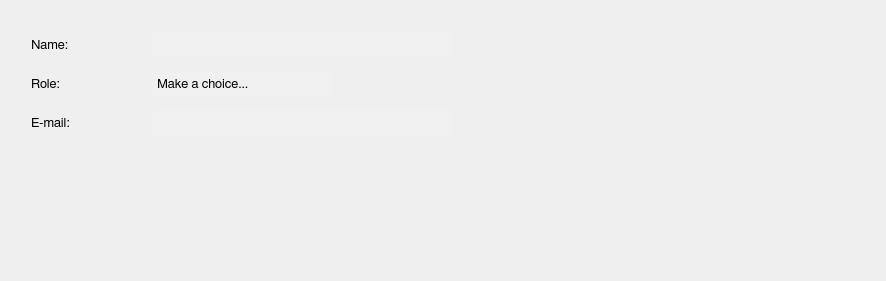
          <widget class="QWidget" name="tabWidgetPage2">
           <attribute name="title">
            <string>Contact Information</string>
           </attribute>
           <layout class="QGridLayout" name="gridLayout_6">
            <item row="2" column="2">
             <spacer name="verticalSpacer_3">
              <property name="orientation">
               <enum>Qt::Vertical</enum>
              </property>
              <property name="sizeHint" stdset="0">
               <size>
                <width>20</width>
                <height>134</height>
               </size>
              </property>
             </spacer>
            </item>
            <item row="1" column="3">
             <spacer name="horizontalSpacer_28">
              <property name="orientation">
               <enum>Qt::Horizontal</enum>
              </property>
              <property name="sizeHint" stdset="0">
               <size>
                <width>382</width>
                <height>20</height>
               </size>
              </property>
             </spacer>
            </item>
            <item row="1" column="0">
             <spacer name="horizontalSpacer_116">
              <property name="orientation">
               <enum>Qt::Horizontal</enum>
              </property>
              <property name="sizeType">
               <enum>QSizePolicy::Fixed</enum>
              </property>
              <property name="sizeHint" stdset="0">
               <size>
                <width>20</width>
                <height>20</height>
               </size>
              </property>
             </spacer>
            </item>
            <item row="1" column="1" colspan="2">
             <layout class="QVBoxLayout" name="verticalLayout_42">
              <property name="spacing">
               <number>12</number>
              </property>
              <item>
               <layout class="QHBoxLayout" name="horizontalLayout_53">
                <item>
                 <widget class="QLabel" name="label">
                  <property name="minimumSize">
                   <size>
                    <width>110</width>
                    <height>27</height>
                   </size>
                  </property>
                  <property name="maximumSize">
                   <size>
                    <width>110</width>
                    <height>27</height>
                   </size>
                  </property>
                  <property name="font">
                   <font>
                    <family>FreeSans</family>
                    <pointsize>10</pointsize>
                    <weight>50</weight>
                    <bold>false</bold>
                    <stylestrategy>PreferAntialias</stylestrategy>
                    <kerning>true</kerning>
                   </font>
                  </property>
                  <property name="text">
                   <string>Name:</string>
                  </property>
                 </widget>
                </item>
                <item>
                 <widget class="QLineEdit" name="contactNameLine">
                  <property name="minimumSize">
                   <size>
                    <width>300</width>
                    <height>27</height>
                   </size>
                  </property>
                  <property name="maximumSize">
                   <size>
                    <width>300</width>
                    <height>27</height>
                   </size>
                  </property>
                  <property name="font">
                   <font>
                    <family>FreeSans</family>
                    <pointsize>10</pointsize>
                    <weight>50</weight>
                    <bold>false</bold>
                    <stylestrategy>PreferAntialias</stylestrategy>
                   </font>
                  </property>
                  <property name="styleSheet">
                   <string notr="true">QLineEdit {
	border-radius: 3px;
   padding: 1px 4px 1px 4px;
	background-color:  rgb(240, 240, 240);
}</string>
                  </property>
                  <property name="frame">
                   <bool>false</bool>
                  </property>
                 </widget>
                </item>
                <item>
                 <spacer name="horizontalSpacer_113">
                  <property name="orientation">
                   <enum>Qt::Horizontal</enum>
                  </property>
                  <property name="sizeHint" stdset="0">
                   <size>
                    <width>40</width>
                    <height>20</height>
                   </size>
                  </property>
                 </spacer>
                </item>
               </layout>
              </item>
              <item>
               <layout class="QHBoxLayout" name="horizontalLayout_79">
                <item>
                 <widget class="QLabel" name="label_10">
                  <property name="minimumSize">
                   <size>
                    <width>110</width>
                    <height>27</height>
                   </size>
                  </property>
                  <property name="maximumSize">
                   <size>
                    <width>110</width>
                    <height>27</height>
                   </size>
                  </property>
                  <property name="font">
                   <font>
                    <family>FreeSans</family>
                    <pointsize>10</pointsize>
                    <weight>50</weight>
                    <bold>false</bold>
                    <stylestrategy>PreferAntialias</stylestrategy>
                    <kerning>true</kerning>
                   </font>
                  </property>
                  <property name="text">
                   <string>Role:</string>
                  </property>
                 </widget>
                </item>
                <item>
                 <widget class="QComboBox" name="contactRoleBox">
                  <property name="minimumSize">
                   <size>
                    <width>180</width>
                    <height>27</height>
                   </size>
                  </property>
                  <property name="maximumSize">
                   <size>
                    <width>180</width>
                    <height>27</height>
                   </size>
                  </property>
                  <property name="font">
                   <font>
                    <family>FreeSans</family>
                    <pointsize>10</pointsize>
                    <weight>50</weight>
                    <bold>false</bold>
                    <stylestrategy>PreferAntialias</stylestrategy>
                   </font>
                  </property>
                  <property name="styleSheet">
                   <string notr="true">QComboBox {
	border-radius: 3px;
   padding: 1px 4px 1px 4px;
	background-color:  rgb(240, 240, 240);
}

QComboBox::drop-down {
    subcontrol-origin: padding;
    subcontrol-position: top right;
    width: 27px;
    border-top-right-radius: 3px;
    border-bottom-right-radius: 3px;
}

QComboBox::drop-down:hover {
    subcontrol-origin: padding;
    subcontrol-position: top right;
    width: 27px;
    border-left-width: 1px;
    border-left-color: darkgray;
    border-left-style: solid;
    border-top-right-radius: 3px;
    border-bottom-right-radius: 3px;
}

QComboBox::down-arrow {
    image: url(icons/arrow_down.png);
	width: 18px;
	height: 18px;
}

QComboBox::down-arrow:on {
    top: 1px;
    left: 1px;
}

QComboBox QAbstractItemView {
	background-color: rgb(240,240,240);
	selection-color: blue;
    padding: 1px 4px 1px 1px 1px
}</string>
                  </property>
                  <property name="frame">
                   <bool>false</bool>
                  </property>
                  <item>
                   <property name="text">
                    <string>Make a choice...</string>
                   </property>
                  </item>
                  <item>
                   <property name="text">
                    <string>Flight Manager</string>
                   </property>
                  </item>
                  <item>
                   <property name="text">
                    <string>Mission Scientist</string>
                   </property>
                  </item>
                  <item>
                   <property name="text">
                    <string>Other</string>
                   </property>
                  </item>
                  <item>
                   <property name="text">
                    <string>Pilot</string>
                   </property>
                  </item>
                  <item>
                   <property name="text">
                    <string>Scientist</string>
                   </property>
                  </item>
                 </widget>
                </item>
                <item>
                 <spacer name="horizontalSpacer_90">
                  <property name="orientation">
                   <enum>Qt::Horizontal</enum>
                  </property>
                  <property name="sizeHint" stdset="0">
                   <size>
                    <width>40</width>
                    <height>20</height>
                   </size>
                  </property>
                 </spacer>
                </item>
               </layout>
              </item>
              <item>
               <layout class="QHBoxLayout" name="horizontalLayout_80">
                <item>
                 <widget class="QLabel" name="label_11">
                  <property name="minimumSize">
                   <size>
                    <width>110</width>
                    <height>27</height>
                   </size>
                  </property>
                  <property name="maximumSize">
                   <size>
                    <width>110</width>
                    <height>27</height>
                   </size>
                  </property>
                  <property name="font">
                   <font>
                    <family>FreeSans</family>
                    <pointsize>10</pointsize>
                    <weight>50</weight>
                    <bold>false</bold>
                    <stylestrategy>PreferAntialias</stylestrategy>
                    <kerning>true</kerning>
                   </font>
                  </property>
                  <property name="text">
                   <string>E-mail:</string>
                  </property>
                 </widget>
                </item>
                <item>
                 <widget class="QLineEdit" name="contactEmailLine">
                  <property name="sizePolicy">
                   <sizepolicy hsizetype="Expanding" vsizetype="Fixed">
                    <horstretch>0</horstretch>
                    <verstretch>0</verstretch>
                   </sizepolicy>
                  </property>
                  <property name="minimumSize">
                   <size>
                    <width>300</width>
                    <height>27</height>
                   </size>
                  </property>
                  <property name="maximumSize">
                   <size>
                    <width>300</width>
                    <height>27</height>
                   </size>
                  </property>
                  <property name="font">
                   <font>
                    <family>FreeSans</family>
                    <pointsize>10</pointsize>
                    <weight>50</weight>
                    <bold>false</bold>
                    <stylestrategy>PreferAntialias</stylestrategy>
                   </font>
                  </property>
                  <property name="styleSheet">
                   <string notr="true">QLineEdit {
	border-radius: 3px;
   padding: 1px 4px 1px 4px;
	background-color:  rgb(240, 240, 240);
}</string>
                  </property>
                  <property name="frame">
                   <bool>false</bool>
                  </property>
                 </widget>
                </item>
                <item>
                 <spacer name="horizontalSpacer_114">
                  <property name="orientation">
                   <enum>Qt::Horizontal</enum>
                  </property>
                  <property name="sizeHint" stdset="0">
                   <size>
                    <width>40</width>
                    <height>20</height>
                   </size>
                  </property>
                 </spacer>
                </item>
               </layout>
              </item>
             </layout>
            </item>
            <item row="0" column="1" colspan="2">
             <spacer name="verticalSpacer_63">
              <property name="orientation">
               <enum>Qt::Vertical</enum>
              </property>
              <property name="sizeType">
               <enum>QSizePolicy::Fixed</enum>
              </property>
              <property name="sizeHint" stdset="0">
               <size>
                <width>20</width>
                <height>20</height>
               </size>
              </property>
             </spacer>
            </item>
           </layout>
          </widget>
